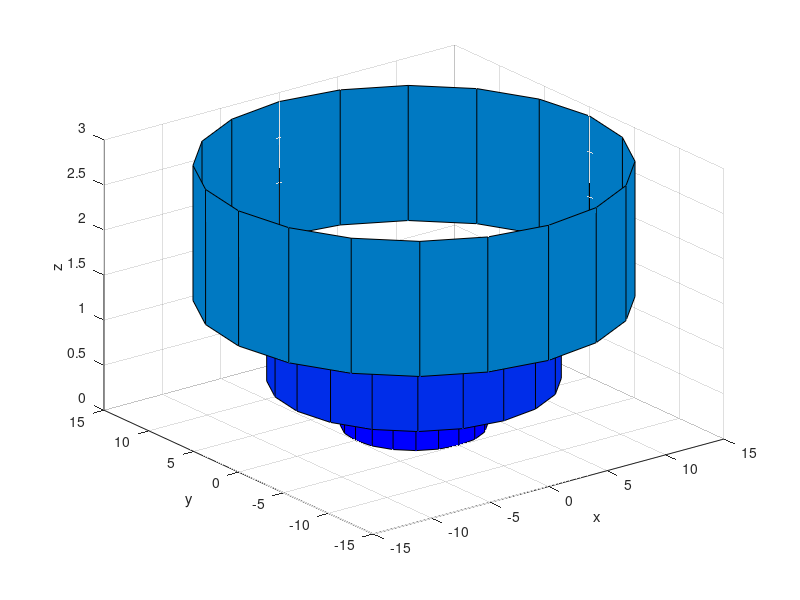

This chart was generated by the following MATLAB code:
% Name: Logan Kramer
% Date: 2/24/20
clc;
clear all;
close all;
% set radius and height
r = 5;
h = 0.5;
c = 0;
[x, y, z] = cylinder(r);
z = z * h + c;
surf(x, y, z);
hold on;
%plot second cylinder
r = 10;
h = 0.9;
c = 0.5;
[x, y, z] = cylinder(r);
z = z * h + c;
surf(x, y, z);
%plot third cylinder
r = 15;
h = 1.5;
c = 1.4;
[x, y, z] = cylinder(r);
z = z * h + c;
surf(x, y, z);
% add labels and set color
colormap winter;
xlabel('x')
ylabel('y')
zlabel('z')